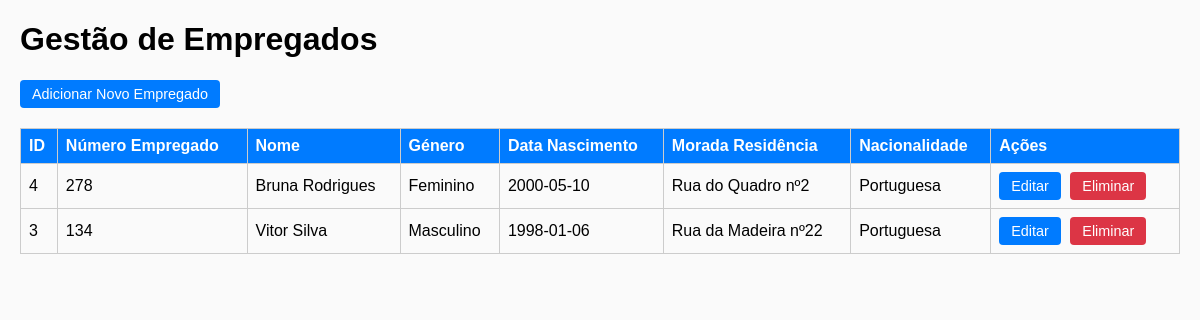
The page /empregados.php on the database its author committed.
### tables this page shows
CREATE TABLE `empregado` (
  `id_empregado` int(11) NOT NULL,
  `nome` varchar(100) NOT NULL,
  `numero_empregado` varchar(50) NOT NULL,
  `genero` varchar(20) DEFAULT NULL,
  `data_nascimento` date NOT NULL,
  `morada_residencia` varchar(255) DEFAULT NULL,
  `nacionalidade` varchar(50) DEFAULT NULL,
  `area_funcional` varchar(100) DEFAULT NULL,
  `categoria_funcional` varchar(100) DEFAULT NULL,
  `criado_por` varchar(100) NOT NULL,
  `data_criacao` datetime DEFAULT current_timestamp(),
  `modificado_por` varchar(100) DEFAULT NULL,
  `data_modificacao` datetime DEFAULT NULL,
  `estado_registo` varchar(10) DEFAULT 'ativo'
);

### empregados.php (the view, shortened to what this page needs)
<?php
try {
    $pdo = new PDO('mysql:host=localhost;dbname=viniat;charset=utf8', 'root', '');
    $pdo->setAttribute(PDO::ATTR_ERRMODE, PDO::ERRMODE_EXCEPTION);
} catch (PDOException $e) {
    die("Erro na conexão à base de dados: " . $e->getMessage());
}
$acao = $_GET['acao'] ?? 'listar';
?>
<!DOCTYPE html>
<html lang="pt">
<head>
</head>
<body>
<h1>Gestão de Empregados</h1>
<?php if ($acao === 'listar'):
    $stmt = $pdo->prepare("SELECT * FROM empregado ORDER BY nome");
    $stmt->execute();
    $empregados = $stmt->fetchAll(PDO::FETCH_ASSOC);
    ?>
    <a href="empregados.php?acao=novo" class="botao">Adicionar Novo Empregado</a>
    <table>
        <thead>
            <tr>
                <th>ID</th>
                <th>Número Empregado</th>
                <th>Nome</th>
                <th>Género</th>
                <th>Data Nascimento</th>
                <th>Morada Residência</th>
                <th>Nacionalidade</th>
                <th>Ações</th>
            </tr>
        </thead>
        <tbody>
            <?php foreach ($empregados as $e): ?>
            <tr>
                <td><?= htmlspecialchars($e['id_empregado']) ?></td>
                <td><?= htmlspecialchars($e['numero_empregado']) ?></td>
                <td><?= htmlspecialchars($e['nome']) ?></td>
                <td><?= htmlspecialchars($e['genero']) ?></td>
                <td><?= htmlspecialchars($e['data_nascimento']) ?></td>
                <td><?= htmlspecialchars($e['morada_residencia']) ?></td>
                <td><?= htmlspecialchars($e['nacionalidade']) ?></td>
                <td class="acoes">
                    <a href="empregados.php?acao=editar&id=<?= $e['id_empregado'] ?>" class="botao">Editar</a>
                    <a href="empregados.php?acao=eliminar&id=<?= $e['id_empregado'] ?>" onclick="return confirm('Tem a certeza que deseja eliminar este empregado?')" class="botao eliminar">Eliminar</a>
                </td>
            </tr>
            <?php endforeach; ?>
        </tbody>
    </table>
<?php else: ?>
    <p>Ação inválida.</p>
    <a href="empregados.php" class="botao botao-voltar">Voltar à lista</a>
<?php endif; ?>
</body>
</html>

### empregados.php (style rules this page uses)
body { font-family: Arial, sans-serif; background: #fafafa; margin: 20px; }
table { border-collapse: collapse; width: 100%; margin-top: 20px; }
th, td { border: 1px solid #ccc; padding: 8px; text-align: left; }
th { background: #007BFF; color: white; }
a.botao, button.botao { display: inline-block; padding: 6px 12px; background-color: #007BFF; color: white; text-decoration: none; border-radius: 4px; border: none; cursor: pointer; font-size: 0.9rem; transition: background-color 0.3s ease; margin-right: 5px; }
a.botao.eliminar { background-color: #dc3545; }
.acoes { white-space: nowrap; }

### rows shown on the page
empregado: id_empregado "4", numero_empregado "278", nome "Bruna Rodrigues", genero "Feminino", data_nascimento "2000-05-10", morada_residencia "Rua do Quadro nº2", nacionalidade "Portuguesa"
empregado: id_empregado "3", numero_empregado "134", nome "Vitor Silva", genero "Masculino", data_nascimento "1998-01-06", morada_residencia "Rua da Madeira nº22", nacionalidade "Portuguesa"
